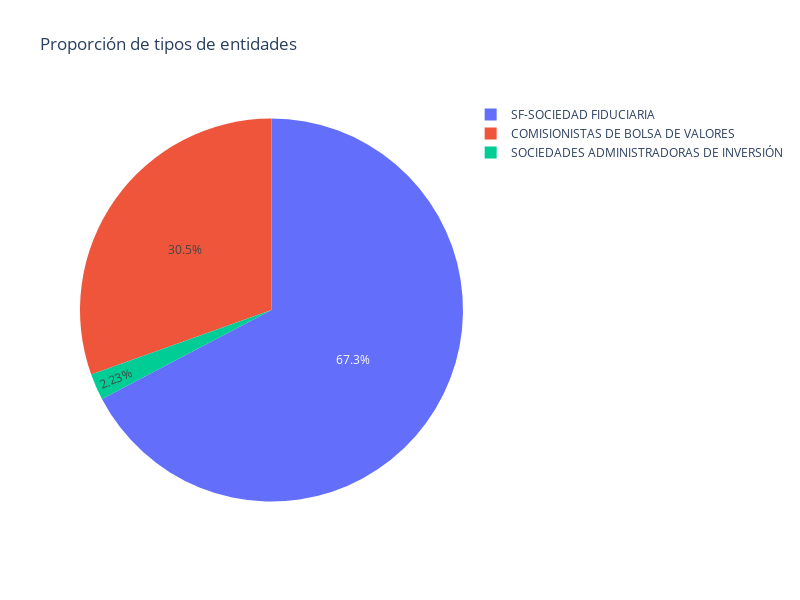

Source (notebook cell):
### Markdown cell above
*Porcentaje representativo*

### Code cell
# Contar la frecuencia de cada entidad y convertirlo en un DataFrame
frecuencia_entidades = df_FondosInversion_colectiva['NOMBRE_TIPO_ENTIDAD'].value_counts().reset_index()

# Renombrar las columnas para mejor legibilidad
frecuencia_entidades.columns = ['Nombre de tipo entidad', 'Frecuencia']

# Crear gráfico de pastel
fig = px.pie(names=frecuencia_entidades['Nombre de tipo entidad'], 
             values=frecuencia_entidades['Frecuencia'],
             title='Proporción de tipos de entidades')

fig.update_layout(height=600, width=800)

# Mostrar gráfico
fig.show()

### Figure 1 — Plotly figure (JSON) as saved in the notebook; plotly's stock layout.template omitted (floating-point values rounded to 4 significant figures)
{"data": [{"domain": {"x": [0, 1], "y": [0, 1]}, "hovertemplate": "label=%{label}<br>value=%{value}<extra></extra>", "labels": ["SF-SOCIEDAD FIDUCIARIA", "COMISIONISTAS DE BOLSA DE VALORES", "SOCIEDADES ADMINISTRADORAS DE INVERSIÓN"], "legendgroup": "", "name": "", "showlegend": true, "type": "pie", "values": [1457796, 659843, 48295]}], "layout": {"height": 600, "legend": {"tracegroupgap": 0}, "title": {"text": "Proporción de tipos de entidades"}, "width": 800}}
